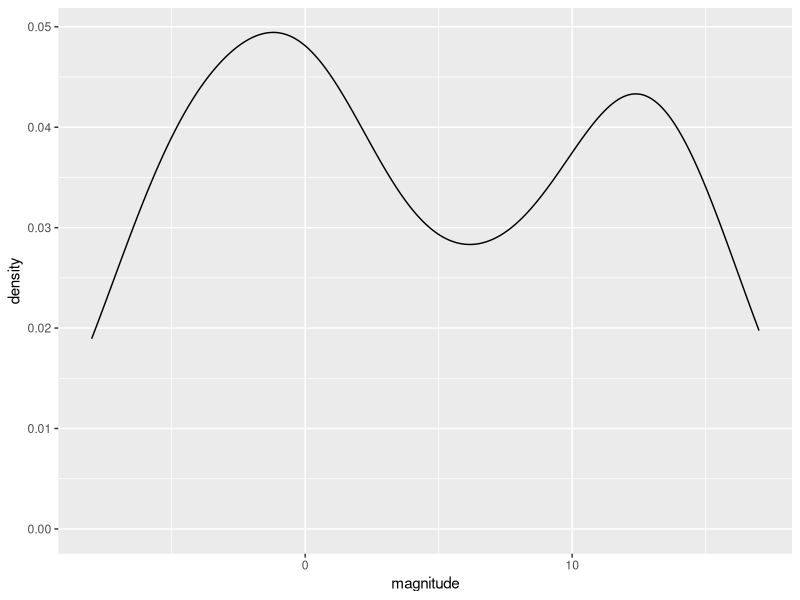
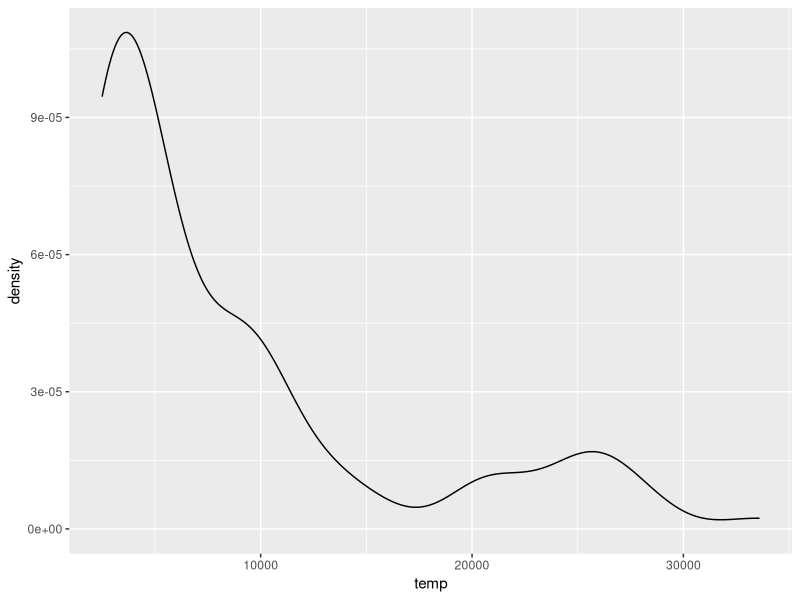
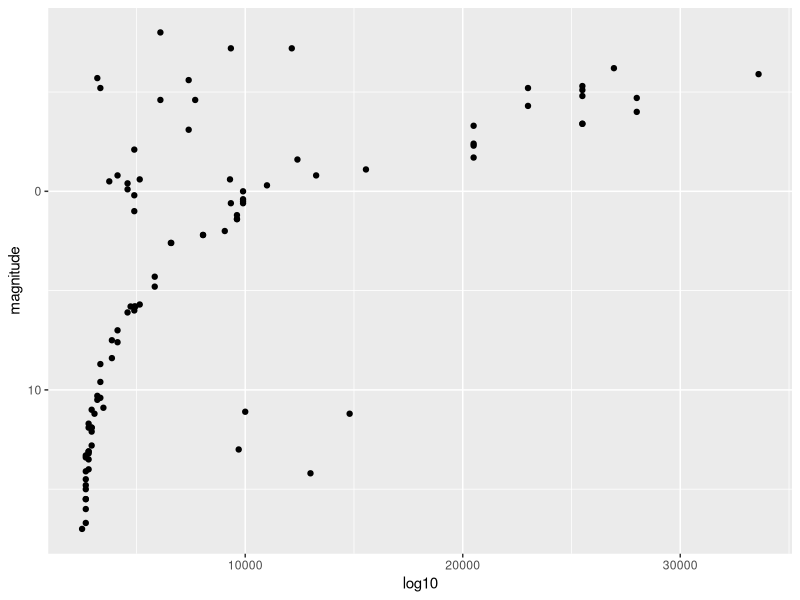
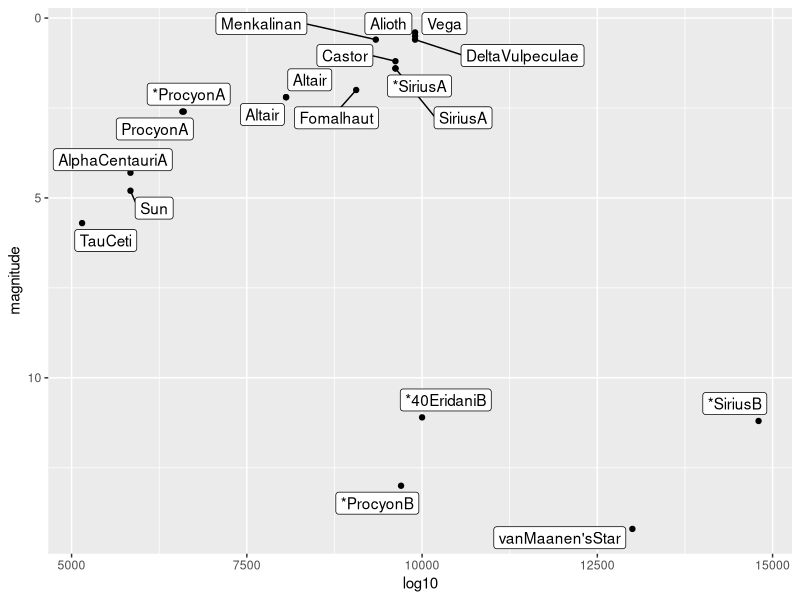
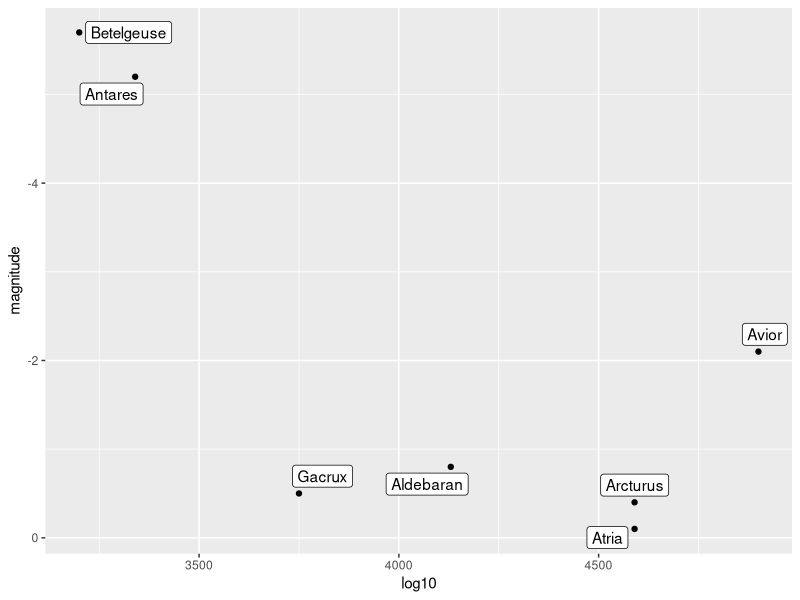
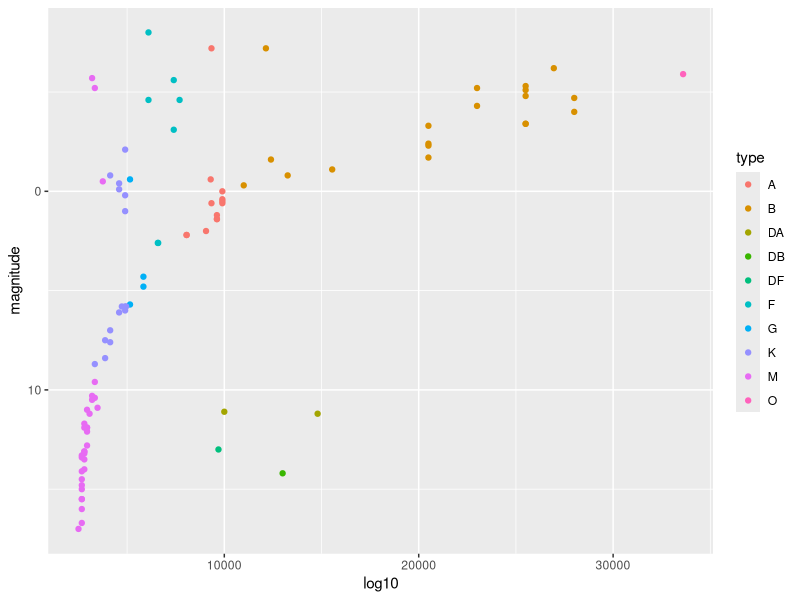

The R script that drew these images, in order:
library(tidyverse)
library(dslabs)
library(lattice)
library(ggrepel)
data(stars)
options(digits = 3)

# Question 1
# What is the mean magnitude?
mean(stars$magnitude)
# What is the standard deviation of magnitude?
sd(stars$magnitude)

# Question 2
# Make a density plot of the magnitude.
#  How many peaks are there in the data?
stars %>% ggplot(aes(x=magnitude)) +
  geom_density()
# 2

# Question 3
# Examine the distribution of star temperature.
#  Which of these statements best characterizes the temperature distribution?
stars %>%
  ggplot(aes(temp)) +
  geom_density()
# The majority of stars have a low temperature

# Question 4
# Make a scatter plot of the data with temperature on the x-axis and
#  magnitude on the y-axis and examine the relationship between the variables.
#  Recall that lower magnitude means a more luminous (brighter) star.
# Most stars follow a _______________ trend. These are called main sequence stars.
stars %>% ggplot(aes(x=temp, y=magnitude)) +
  geom_point() +
  scale_y_reverse() +
  scale_x_continuous("log10")
# decreasing exponential

# Question 8
# a
# The least lumninous star in the sample with a surface temperature over 5000K is _________.
stars %>% filter(temp>5000, magnitude>0) %>%
  ggplot(aes(x=temp, y=magnitude, label=star)) +
  geom_point() +
  scale_y_reverse() +
  scale_x_continuous("log10") +
  geom_label_repel()

# b
# The two stars with lowest temperature and highest luminosity are known as supergiants.
#  The two supergiants in this dataset are ____________.
stars %>% filter(temp<5000, magnitude<0) %>%
  ggplot(aes(x=temp, y=magnitude, label=star)) +
  geom_point() +
  scale_y_reverse() +
  scale_x_continuous("log10") +
  geom_label_repel()

# Question 9
# Remove the text labels and color the points by star type. This classification describes
#  the properties of the star's spectrum, the amount of light produced at various wavelengths.
stars %>%
  ggplot(aes(x=temp, y=magnitude, color=type)) +
  geom_point() +
  scale_y_reverse() +
  scale_x_continuous("log10")
